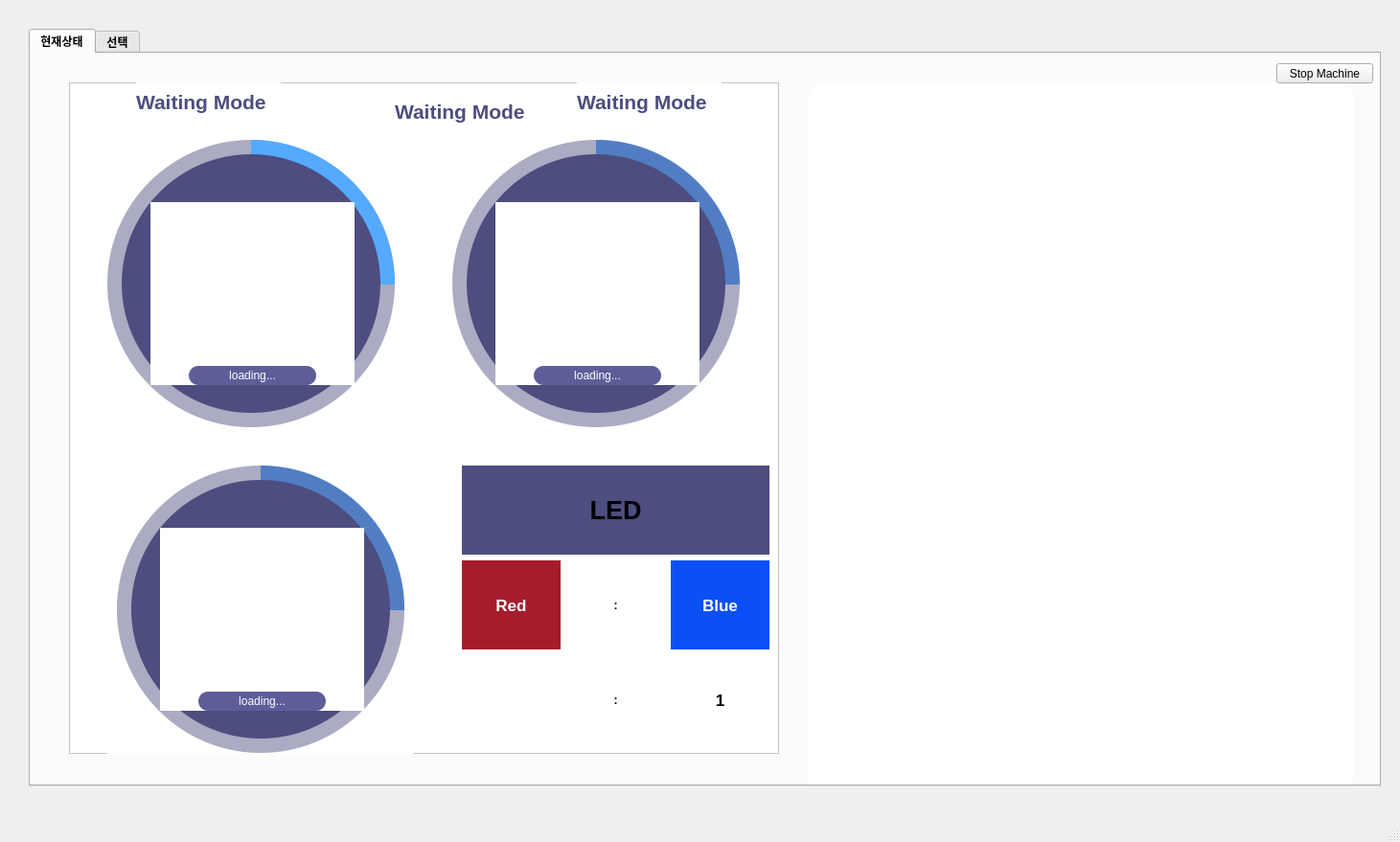
<?xml version="1.0" encoding="UTF-8"?>
<ui version="4.0">
 <class>MainWindow</class>
 <widget class="QMainWindow" name="MainWindow">
  <property name="geometry">
   <rect>
    <x>0</x>
    <y>0</y>
    <width>1461</width>
    <height>879</height>
   </rect>
  </property>
  <property name="windowTitle">
   <string>MainWindow</string>
  </property>
  <widget class="QWidget" name="centralwidget">
   <widget class="QTabWidget" name="tabWidget">
    <property name="geometry">
     <rect>
      <x>30</x>
      <y>30</y>
      <width>1411</width>
      <height>791</height>
     </rect>
    </property>
    <property name="font">
     <font>
      <weight>75</weight>
      <bold>true</bold>
     </font>
    </property>
    <property name="styleSheet">
     <string notr="true"/>
    </property>
    <property name="currentIndex">
     <number>0</number>
    </property>
    <widget class="QWidget" name="tab">
     <property name="styleSheet">
      <string notr="true"/>
     </property>
     <attribute name="title">
      <string>현재상태</string>
     </attribute>
     <widget class="QLabel" name="LB_camera">
      <property name="geometry">
       <rect>
        <x>810</x>
        <y>30</y>
        <width>571</width>
        <height>741</height>
       </rect>
      </property>
      <property name="styleSheet">
       <string notr="true">background-color:white;
border-radius: 20px;</string>
      </property>
      <property name="frameShape">
       <enum>QFrame::StyledPanel</enum>
      </property>
      <property name="text">
       <string/>
      </property>
     </widget>
     <widget class="QPushButton" name="endBtn">
      <property name="geometry">
       <rect>
        <x>1300</x>
        <y>10</y>
        <width>101</width>
        <height>21</height>
       </rect>
      </property>
      <property name="styleSheet">
       <string notr="true">background-color:light gray;
</string>
      </property>
      <property name="text">
       <string>Stop Machine</string>
      </property>
     </widget>
     <widget class="QFrame" name="frame">
      <property name="geometry">
       <rect>
        <x>40</x>
        <y>30</y>
        <width>741</width>
        <height>701</height>
       </rect>
      </property>
      <property name="styleSheet">
       <string notr="true">background-color:white;</string>
      </property>
      <property name="frameShape">
       <enum>QFrame::StyledPanel</enum>
      </property>
      <property name="frameShadow">
       <enum>QFrame::Raised</enum>
      </property>
      <widget class="QFrame" name="circularProgressBarBase_2">
       <property name="geometry">
        <rect>
         <x>390</x>
         <y>50</y>
         <width>320</width>
         <height>320</height>
        </rect>
       </property>
       <property name="frameShape">
        <enum>QFrame::NoFrame</enum>
       </property>
       <property name="frameShadow">
        <enum>QFrame::Raised</enum>
       </property>
       <widget class="QFrame" name="circularProgress2">
        <property name="geometry">
         <rect>
          <x>10</x>
          <y>10</y>
          <width>300</width>
          <height>300</height>
         </rect>
        </property>
        <property name="styleSheet">
         <string notr="true">QFrame{
	border-radius: 150px;
	background-color: qconicalgradient(cx:0.5, cy:0.5, angle:90, stop:0.749 rgba(255, 0, 127, 0), stop:0.750 rgba(85, 170, 255, 255));
}</string>
        </property>
        <property name="frameShape">
         <enum>QFrame::NoFrame</enum>
        </property>
        <property name="frameShadow">
         <enum>QFrame::Raised</enum>
        </property>
       </widget>
       <widget class="QFrame" name="circularBg_2">
        <property name="geometry">
         <rect>
          <x>10</x>
          <y>10</y>
          <width>300</width>
          <height>300</height>
         </rect>
        </property>
        <property name="styleSheet">
         <string notr="true">QFrame{
	border-radius: 150px;
	background-color: rgba(77, 77, 127, 120);
}</string>
        </property>
        <property name="frameShape">
         <enum>QFrame::NoFrame</enum>
        </property>
        <property name="frameShadow">
         <enum>QFrame::Raised</enum>
        </property>
       </widget>
       <widget class="QFrame" name="container_2">
        <property name="geometry">
         <rect>
          <x>25</x>
          <y>25</y>
          <width>270</width>
          <height>270</height>
         </rect>
        </property>
        <property name="styleSheet">
         <string notr="true">QFrame{
	border-radius: 135px;
	background-color: rgb(77, 77, 127);
}</string>
        </property>
        <property name="frameShape">
         <enum>QFrame::NoFrame</enum>
        </property>
        <property name="frameShadow">
         <enum>QFrame::Raised</enum>
        </property>
        <widget class="QWidget" name="layoutWidget_2">
         <property name="geometry">
          <rect>
           <x>30</x>
           <y>50</y>
           <width>213</width>
           <height>191</height>
          </rect>
         </property>
         <layout class="QGridLayout" name="gridLayout_2">
          <item row="2" column="0">
           <widget class="QLabel" name="humGoal">
            <property name="minimumSize">
             <size>
              <width>0</width>
              <height>20</height>
             </size>
            </property>
            <property name="maximumSize">
             <size>
              <width>16777215</width>
              <height>20</height>
             </size>
            </property>
            <property name="font">
             <font>
              <family>Segoe UI</family>
              <pointsize>9</pointsize>
             </font>
            </property>
            <property name="styleSheet">
             <string notr="true">QLabel{
	border-radius: 10px;	
	background-color: rgb(93, 93, 154);
	color: #FFFFFF;
	margin-left: 40px;
	margin-right: 40px;
}</string>
            </property>
            <property name="frameShape">
             <enum>QFrame::NoFrame</enum>
            </property>
            <property name="text">
             <string>loading...</string>
            </property>
            <property name="alignment">
             <set>Qt::AlignCenter</set>
            </property>
           </widget>
          </item>
          <item row="1" column="0">
           <widget class="QLabel" name="labelPercentage2">
            <property name="font">
             <font>
              <family>Roboto Thin</family>
              <pointsize>68</pointsize>
             </font>
            </property>
            <property name="styleSheet">
             <string notr="true">background-color: none;
color: #FFFFFF</string>
            </property>
            <property name="text">
             <string>&lt;p&gt;&lt;span style=&quot; font-size:68pt;&quot;&gt;0&lt;/span&gt;&lt;span style=&quot; font-size:58pt; vertical-align:super;&quot;&gt;%&lt;/span&gt;&lt;/p&gt;</string>
            </property>
            <property name="alignment">
             <set>Qt::AlignCenter</set>
            </property>
           </widget>
          </item>
          <item row="0" column="0">
           <widget class="QLabel" name="labelTitle_2">
            <property name="font">
             <font>
              <family>Segoe UI</family>
              <pointsize>12</pointsize>
             </font>
            </property>
            <property name="styleSheet">
             <string notr="true">background-color: none;
color: #FFFFFF</string>
            </property>
            <property name="text">
             <string>&lt;html&gt;&lt;head/&gt;&lt;body&gt;&lt;p&gt;HUMIDITY&lt;/p&gt;&lt;/body&gt;&lt;/html&gt;</string>
            </property>
            <property name="alignment">
             <set>Qt::AlignCenter</set>
            </property>
           </widget>
          </item>
         </layout>
        </widget>
       </widget>
      </widget>
      <widget class="QWidget" name="verticalLayoutWidget_4">
       <property name="geometry">
        <rect>
         <x>410</x>
         <y>400</y>
         <width>321</width>
         <height>291</height>
        </rect>
       </property>
       <layout class="QVBoxLayout" name="vl1_4" stretch="0,0,0">
        <item>
         <widget class="QLabel" name="ledLabel">
          <property name="font">
           <font>
            <pointsize>20</pointsize>
            <weight>75</weight>
            <bold>true</bold>
           </font>
          </property>
          <property name="styleSheet">
           <string notr="true">QFrame{
	border-radius: 135px;
	background-color: rgb(77, 77, 127);
}</string>
          </property>
          <property name="text">
           <string>LED</string>
          </property>
          <property name="alignment">
           <set>Qt::AlignCenter</set>
          </property>
         </widget>
        </item>
        <item>
         <layout class="QHBoxLayout" name="horizontalLayout_3">
          <item>
           <widget class="QLabel" name="redLabel">
            <property name="font">
             <font>
              <pointsize>13</pointsize>
              <weight>75</weight>
              <bold>true</bold>
             </font>
            </property>
            <property name="styleSheet">
             <string notr="true">color: white;
background-color: rgb(165, 29, 45);</string>
            </property>
            <property name="text">
             <string>Red</string>
            </property>
            <property name="alignment">
             <set>Qt::AlignCenter</set>
            </property>
           </widget>
          </item>
          <item>
           <widget class="QLabel" name="colonLabel2">
            <property name="font">
             <font>
              <weight>75</weight>
              <bold>true</bold>
             </font>
            </property>
            <property name="styleSheet">
             <string notr="true">color:black;
background-color: white;</string>
            </property>
            <property name="text">
             <string>:</string>
            </property>
            <property name="alignment">
             <set>Qt::AlignCenter</set>
            </property>
           </widget>
          </item>
          <item>
           <widget class="QLabel" name="blueLabel">
            <property name="font">
             <font>
              <pointsize>13</pointsize>
              <weight>75</weight>
              <bold>true</bold>
             </font>
            </property>
            <property name="styleSheet">
             <string notr="true">color: white;
background-color: rgb(11, 79, 246);</string>
            </property>
            <property name="text">
             <string>Blue</string>
            </property>
            <property name="alignment">
             <set>Qt::AlignCenter</set>
            </property>
           </widget>
          </item>
         </layout>
        </item>
        <item>
         <layout class="QHBoxLayout" name="horizontalLayout_2">
          <item>
           <widget class="QLabel" name="redRate">
            <property name="font">
             <font>
              <pointsize>13</pointsize>
              <weight>75</weight>
              <bold>true</bold>
             </font>
            </property>
            <property name="styleSheet">
             <string notr="true">color:black;
background-color: white;</string>
            </property>
            <property name="text">
             <string/>
            </property>
            <property name="alignment">
             <set>Qt::AlignCenter</set>
            </property>
           </widget>
          </item>
          <item>
           <widget class="QLabel" name="colonLabel">
            <property name="font">
             <font>
              <weight>75</weight>
              <bold>true</bold>
             </font>
            </property>
            <property name="styleSheet">
             <string notr="true">color:black;
background-color: white;</string>
            </property>
            <property name="text">
             <string>:</string>
            </property>
            <property name="alignment">
             <set>Qt::AlignCenter</set>
            </property>
           </widget>
          </item>
          <item>
           <widget class="QLabel" name="blueRate">
            <property name="font">
             <font>
              <pointsize>13</pointsize>
              <weight>75</weight>
              <bold>true</bold>
             </font>
            </property>
            <property name="styleSheet">
             <string notr="true">color:black;
background-color: white;</string>
            </property>
            <property name="text">
             <string>1</string>
            </property>
            <property name="alignment">
             <set>Qt::AlignCenter</set>
            </property>
           </widget>
          </item>
         </layout>
        </item>
       </layout>
      </widget>
      <widget class="QFrame" name="circularProgressBarBase_3">
       <property name="geometry">
        <rect>
         <x>40</x>
         <y>390</y>
         <width>320</width>
         <height>320</height>
        </rect>
       </property>
       <property name="frameShape">
        <enum>QFrame::NoFrame</enum>
       </property>
       <property name="frameShadow">
        <enum>QFrame::Raised</enum>
       </property>
       <widget class="QFrame" name="circularProgress3">
        <property name="geometry">
         <rect>
          <x>10</x>
          <y>10</y>
          <width>300</width>
          <height>300</height>
         </rect>
        </property>
        <property name="styleSheet">
         <string notr="true">QFrame{
	border-radius: 150px;
	background-color: qconicalgradient(cx:0.5, cy:0.5, angle:90, stop:0.749 rgba(255, 0, 127, 0), stop:0.750 rgba(85, 170, 255, 255));
}</string>
        </property>
        <property name="frameShape">
         <enum>QFrame::NoFrame</enum>
        </property>
        <property name="frameShadow">
         <enum>QFrame::Raised</enum>
        </property>
       </widget>
       <widget class="QFrame" name="circularBg_5">
        <property name="geometry">
         <rect>
          <x>10</x>
          <y>10</y>
          <width>300</width>
          <height>300</height>
         </rect>
        </property>
        <property name="styleSheet">
         <string notr="true">QFrame{
	border-radius: 150px;
	background-color: rgba(77, 77, 127, 120);
}</string>
        </property>
        <property name="frameShape">
         <enum>QFrame::NoFrame</enum>
        </property>
        <property name="frameShadow">
         <enum>QFrame::Raised</enum>
        </property>
       </widget>
       <widget class="QFrame" name="container_5">
        <property name="geometry">
         <rect>
          <x>25</x>
          <y>25</y>
          <width>270</width>
          <height>270</height>
         </rect>
        </property>
        <property name="styleSheet">
         <string notr="true">QFrame{
	border-radius: 135px;
	background-color: rgb(77, 77, 127);
}</string>
        </property>
        <property name="frameShape">
         <enum>QFrame::NoFrame</enum>
        </property>
        <property name="frameShadow">
         <enum>QFrame::Raised</enum>
        </property>
        <widget class="QWidget" name="layoutWidget_5">
         <property name="geometry">
          <rect>
           <x>30</x>
           <y>50</y>
           <width>213</width>
           <height>191</height>
          </rect>
         </property>
         <layout class="QGridLayout" name="gridLayout_5">
          <item row="2" column="0">
           <widget class="QLabel" name="moistGoal">
            <property name="minimumSize">
             <size>
              <width>0</width>
              <height>20</height>
             </size>
            </property>
            <property name="maximumSize">
             <size>
              <width>16777215</width>
              <height>20</height>
             </size>
            </property>
            <property name="font">
             <font>
              <family>Segoe UI</family>
              <pointsize>9</pointsize>
             </font>
            </property>
            <property name="styleSheet">
             <string notr="true">QLabel{
	border-radius: 10px;	
	background-color: rgb(93, 93, 154);
	color: #FFFFFF;
	margin-left: 40px;
	margin-right: 40px;
}</string>
            </property>
            <property name="frameShape">
             <enum>QFrame::NoFrame</enum>
            </property>
            <property name="text">
             <string>loading...</string>
            </property>
            <property name="alignment">
             <set>Qt::AlignCenter</set>
            </property>
           </widget>
          </item>
          <item row="1" column="0">
           <widget class="QLabel" name="labelPercentage3">
            <property name="font">
             <font>
              <family>Roboto Thin</family>
              <pointsize>68</pointsize>
             </font>
            </property>
            <property name="styleSheet">
             <string notr="true">background-color: none;
color: #FFFFFF</string>
            </property>
            <property name="text">
             <string>&lt;p&gt;&lt;span style=&quot; font-size:68pt;&quot;&gt;0&lt;/span&gt;&lt;span style=&quot; font-size:58pt; vertical-align:super;&quot;&gt;%&lt;/span&gt;&lt;/p&gt;</string>
            </property>
            <property name="alignment">
             <set>Qt::AlignCenter</set>
            </property>
           </widget>
          </item>
          <item row="0" column="0">
           <widget class="QLabel" name="labelTitle_5">
            <property name="font">
             <font>
              <family>Segoe UI</family>
              <pointsize>12</pointsize>
             </font>
            </property>
            <property name="styleSheet">
             <string notr="true">background-color: none;
color: #FFFFFF</string>
            </property>
            <property name="text">
             <string>&lt;html&gt;&lt;head/&gt;&lt;body&gt;&lt;p&gt;WATERING&lt;/p&gt;&lt;/body&gt;&lt;/html&gt;</string>
            </property>
            <property name="alignment">
             <set>Qt::AlignCenter</set>
            </property>
           </widget>
          </item>
         </layout>
        </widget>
       </widget>
      </widget>
      <widget class="QFrame" name="circularProgressBarBase">
       <property name="geometry">
        <rect>
         <x>30</x>
         <y>50</y>
         <width>320</width>
         <height>320</height>
        </rect>
       </property>
       <property name="frameShape">
        <enum>QFrame::NoFrame</enum>
       </property>
       <property name="frameShadow">
        <enum>QFrame::Raised</enum>
       </property>
       <widget class="QFrame" name="circularProgress">
        <property name="geometry">
         <rect>
          <x>10</x>
          <y>10</y>
          <width>300</width>
          <height>300</height>
         </rect>
        </property>
        <property name="styleSheet">
         <string notr="true">QFrame{
	border-radius: 150px;
	background-color: qconicalgradient(cx:0.5, cy:0.5, angle:90, stop:0.749 rgba(255, 0, 127, 0), stop:0.750 rgba(85, 170, 255, 255));
}</string>
        </property>
        <property name="frameShape">
         <enum>QFrame::NoFrame</enum>
        </property>
        <property name="frameShadow">
         <enum>QFrame::Raised</enum>
        </property>
       </widget>
       <widget class="QFrame" name="circularBg">
        <property name="geometry">
         <rect>
          <x>10</x>
          <y>10</y>
          <width>300</width>
          <height>300</height>
         </rect>
        </property>
        <property name="styleSheet">
         <string notr="true">QFrame{
	border-radius: 150px;
	background-color: rgba(77, 77, 127, 120);
}</string>
        </property>
        <property name="frameShape">
         <enum>QFrame::NoFrame</enum>
        </property>
        <property name="frameShadow">
         <enum>QFrame::Raised</enum>
        </property>
       </widget>
       <widget class="QFrame" name="container">
        <property name="geometry">
         <rect>
          <x>25</x>
          <y>25</y>
          <width>270</width>
          <height>270</height>
         </rect>
        </property>
        <property name="styleSheet">
         <string notr="true">QFrame{
	border-radius: 135px;
	background-color: rgb(77, 77, 127);
}</string>
        </property>
        <property name="frameShape">
         <enum>QFrame::NoFrame</enum>
        </property>
        <property name="frameShadow">
         <enum>QFrame::Raised</enum>
        </property>
        <widget class="QWidget" name="layoutWidget">
         <property name="geometry">
          <rect>
           <x>30</x>
           <y>50</y>
           <width>213</width>
           <height>191</height>
          </rect>
         </property>
         <layout class="QGridLayout" name="gridLayout">
          <item row="2" column="0">
           <widget class="QLabel" name="tempGoal">
            <property name="minimumSize">
             <size>
              <width>0</width>
              <height>20</height>
             </size>
            </property>
            <property name="maximumSize">
             <size>
              <width>16777215</width>
              <height>20</height>
             </size>
            </property>
            <property name="font">
             <font>
              <family>Segoe UI</family>
              <pointsize>9</pointsize>
             </font>
            </property>
            <property name="styleSheet">
             <string notr="true">QLabel{
	border-radius: 10px;	
	background-color: rgb(93, 93, 154);
	color: #FFFFFF;
	margin-left: 40px;
	margin-right: 40px;
}</string>
            </property>
            <property name="frameShape">
             <enum>QFrame::NoFrame</enum>
            </property>
            <property name="text">
             <string>loading...</string>
            </property>
            <property name="alignment">
             <set>Qt::AlignCenter</set>
            </property>
           </widget>
          </item>
          <item row="1" column="0">
           <widget class="QLabel" name="labelPercentage">
            <property name="font">
             <font>
              <family>Roboto Thin</family>
              <pointsize>68</pointsize>
             </font>
            </property>
            <property name="styleSheet">
             <string notr="true">background-color: none;
color: #FFFFFF</string>
            </property>
            <property name="text">
             <string>&lt;p&gt;&lt;span style=&quot; font-size:68pt;&quot;&gt;0&lt;/span&gt;&lt;span style=&quot; font-size:58pt; vertical-align:super;&quot;&gt;%&lt;/span&gt;&lt;/p&gt;</string>
            </property>
            <property name="alignment">
             <set>Qt::AlignCenter</set>
            </property>
           </widget>
          </item>
          <item row="0" column="0">
           <widget class="QLabel" name="labelTitle">
            <property name="font">
             <font>
              <family>Segoe UI</family>
              <pointsize>12</pointsize>
             </font>
            </property>
            <property name="styleSheet">
             <string notr="true">background-color: none;
color: #FFFFFF</string>
            </property>
            <property name="text">
             <string>&lt;html&gt;&lt;head/&gt;&lt;body&gt;&lt;p&gt;TEMPERATURE&lt;/p&gt;&lt;/body&gt;&lt;/html&gt;</string>
            </property>
            <property name="alignment">
             <set>Qt::AlignCenter</set>
            </property>
           </widget>
          </item>
         </layout>
        </widget>
       </widget>
       <zorder>circularBg</zorder>
       <zorder>circularProgress</zorder>
       <zorder>container</zorder>
      </widget>
      <widget class="QLabel" name="moistWork">
       <property name="geometry">
        <rect>
         <x>70</x>
         <y>0</y>
         <width>151</width>
         <height>41</height>
        </rect>
       </property>
       <property name="font">
        <font>
         <pointsize>16</pointsize>
         <weight>75</weight>
         <bold>true</bold>
        </font>
       </property>
       <property name="styleSheet">
        <string notr="true">color:rgb(77, 77, 127);</string>
       </property>
       <property name="text">
        <string>Waiting Mode</string>
       </property>
      </widget>
      <widget class="QLabel" name="humWork">
       <property name="geometry">
        <rect>
         <x>340</x>
         <y>10</y>
         <width>141</width>
         <height>41</height>
        </rect>
       </property>
       <property name="font">
        <font>
         <pointsize>16</pointsize>
         <weight>75</weight>
         <bold>true</bold>
        </font>
       </property>
       <property name="styleSheet">
        <string notr="true">color:rgb(77, 77, 127);</string>
       </property>
       <property name="text">
        <string>Waiting Mode</string>
       </property>
      </widget>
      <widget class="QLabel" name="tempWork">
       <property name="geometry">
        <rect>
         <x>530</x>
         <y>0</y>
         <width>151</width>
         <height>41</height>
        </rect>
       </property>
       <property name="font">
        <font>
         <pointsize>16</pointsize>
         <weight>75</weight>
         <bold>true</bold>
        </font>
       </property>
       <property name="styleSheet">
        <string notr="true">color:rgb(77, 77, 127);</string>
       </property>
       <property name="text">
        <string>Waiting Mode</string>
       </property>
      </widget>
     </widget>
    </widget>
    <widget class="QWidget" name="selectionTab">
     <property name="styleSheet">
      <string notr="true">background-color: rgb(77, 77, 127);</string>
     </property>
     <attribute name="title">
      <string>선택</string>
     </attribute>
     <widget class="QPushButton" name="addBtn">
      <property name="geometry">
       <rect>
        <x>170</x>
        <y>680</y>
        <width>121</width>
        <height>41</height>
       </rect>
      </property>
      <property name="styleSheet">
       <string notr="true">background-color: white;</string>
      </property>
      <property name="text">
       <string>추가</string>
      </property>
     </widget>
     <widget class="QPushButton" name="deleteBtn">
      <property name="geometry">
       <rect>
        <x>20</x>
        <y>680</y>
        <width>121</width>
        <height>41</height>
       </rect>
      </property>
      <property name="styleSheet">
       <string notr="true">background-color: white;</string>
      </property>
      <property name="text">
       <string>삭제</string>
      </property>
     </widget>
     <widget class="QPushButton" name="applyBtn">
      <property name="geometry">
       <rect>
        <x>1270</x>
        <y>680</y>
        <width>121</width>
        <height>41</height>
       </rect>
      </property>
      <property name="styleSheet">
       <string notr="true">background-color: white;</string>
      </property>
      <property name="text">
       <string>적용</string>
      </property>
     </widget>
     <widget class="QTableWidget" name="tableWidget">
      <property name="geometry">
       <rect>
        <x>30</x>
        <y>60</y>
        <width>1361</width>
        <height>581</height>
       </rect>
      </property>
      <property name="styleSheet">
       <string notr="true">background-color:white;</string>
      </property>
     </widget>
    </widget>
   </widget>
  </widget>
  <widget class="QMenuBar" name="menubar">
   <property name="geometry">
    <rect>
     <x>0</x>
     <y>0</y>
     <width>1461</width>
     <height>22</height>
    </rect>
   </property>
  </widget>
  <widget class="QStatusBar" name="statusbar"/>
 </widget>
 <resources/>
 <connections/>
</ui>
